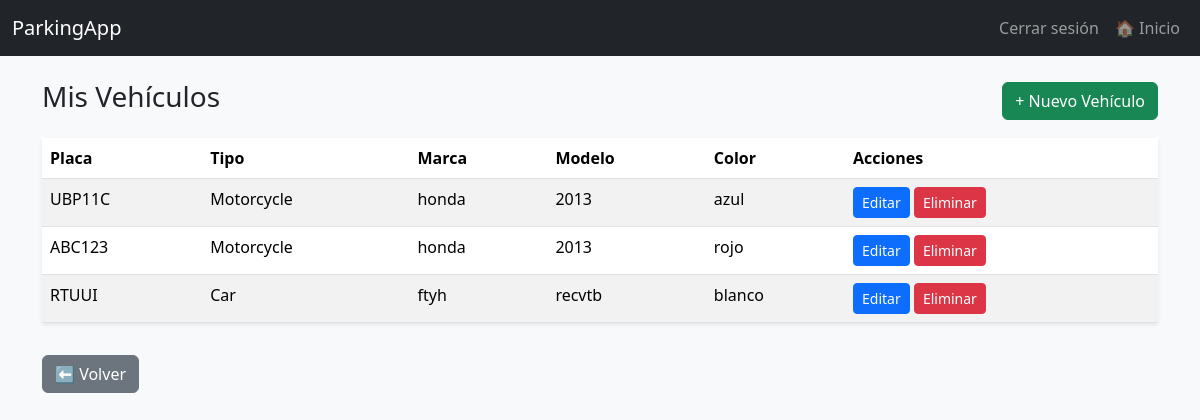
The page /user/vehicles/ (signed in) on the database its author committed.
### apparcar/models.py (models this page shows, shortened)
class Car(models.Model):
    VEHICLE_TYPE = [
        ('car', 'Car'),
        ('moto', 'Motorcycle'),
    ]
    user = models.ForeignKey(CustomUser, on_delete=models.CASCADE, related_name="cars")
    license_plate = models.CharField(max_length=10, unique=True)
    vehicle_type = models.CharField(max_length=10, choices=VEHICLE_TYPE, default='car')
    brand = models.CharField(max_length=50)
    model = models.CharField(max_length=50)
    color = models.CharField(max_length=30)

### apparcar/views.py (the view)
# urls.py: path("user/vehicles/", views.vehicle_list, name="vehicle_list"),
@login_required
def vehicle_list(request):
    if request.user.role != "user":
        return redirect("home")
    vehicles = Car.objects.filter(user=request.user)
    return render(request, "user/vehicle_list.html", {"vehicles": vehicles})

### apparcar/templates/user/vehicle_list.html (shortened to what this page needs)
{% extends 'base.html' %}
{% block content %}
<div class="d-flex justify-content-between align-items-center mb-3">
  <h3>Mis Vehículos</h3>
  <a href="{% url 'add_vehicle' %}" class="btn btn-success">+ Nuevo Vehículo</a>
</div>
{% if vehicles %}
<table class="table table-striped shadow-sm">
  <thead>
    <tr>
      <th>Placa</th>
      <th>Tipo</th>
      <th>Marca</th>
      <th>Modelo</th>
      <th>Color</th>
      <th>Acciones</th>
    </tr>
  </thead>
  <tbody>
    {% for v in vehicles %}
    <tr>
      <td>{{ v.license_plate }}</td>
      <td>{{ v.get_vehicle_type_display }}</td>
      <td>{{ v.brand }}</td>
      <td>{{ v.model }}</td>
      <td>{{ v.color }}</td>
      <td>
        <a href="{% url 'edit_vehicle' v.id %}" class="btn btn-sm btn-primary">Editar</a>
        <a href="{% url 'delete_vehicle' v.id %}" class="btn btn-sm btn-danger">Eliminar</a>
      </td>
    </tr>
    {% endfor %}
  </tbody>
</table>
{% else %}
<p class="text-muted">No tienes vehículos registrados aún.</p>
{% endif %}
<a href="{% url 'user_dashboard' %}" class="btn btn-secondary mt-3">⬅ Volver</a>
{% endblock %}

### rows shown on the page
Car: license_plate "UBP11C", vehicle_type "Motorcycle", brand "honda", model "2013", color "azul"
Car: license_plate "ABC123", vehicle_type "Motorcycle", brand "honda", model "2013", color "rojo"
Car: license_plate "RTUUI", vehicle_type "Car", brand "ftyh", model "recvtb", color "blanco"
